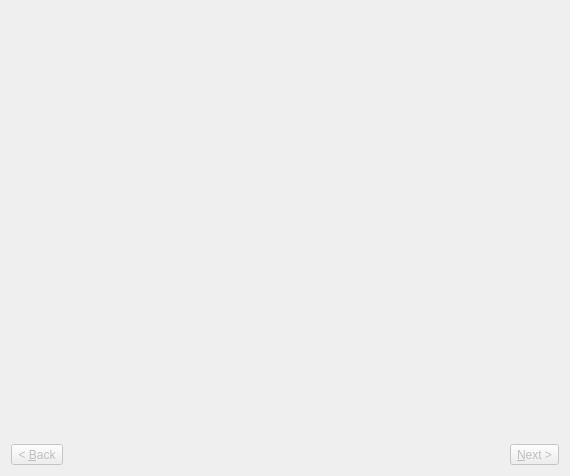
<?xml version="1.0" encoding="UTF-8"?>
<ui version="4.0">
 <class>Wizard</class>
 <widget class="QDialog" name="Wizard">
  <property name="geometry">
   <rect>
    <x>0</x>
    <y>0</y>
    <width>570</width>
    <height>476</height>
   </rect>
  </property>
  <property name="windowTitle">
   <string>Dialog</string>
  </property>
  <layout class="QVBoxLayout" name="verticalLayout">
   <item>
    <widget class="QStackedWidget" name="stackedWidget">
     <property name="currentIndex">
      <number>-1</number>
     </property>
    </widget>
   </item>
   <item>
    <layout class="QHBoxLayout" name="horizontalLayout">
     <item>
      <widget class="QToolButton" name="toolButton_back">
       <property name="enabled">
        <bool>false</bool>
       </property>
       <property name="text">
        <string>&lt; &amp;Back</string>
       </property>
      </widget>
     </item>
     <item>
      <spacer name="horizontalSpacer_2">
       <property name="orientation">
        <enum>Qt::Horizontal</enum>
       </property>
       <property name="sizeHint" stdset="0">
        <size>
         <width>40</width>
         <height>20</height>
        </size>
       </property>
      </spacer>
     </item>
     <item>
      <widget class="SetupWizard::Progress" name="progrss" native="true"/>
     </item>
     <item>
      <spacer name="horizontalSpacer">
       <property name="orientation">
        <enum>Qt::Horizontal</enum>
       </property>
       <property name="sizeHint" stdset="0">
        <size>
         <width>40</width>
         <height>20</height>
        </size>
       </property>
      </spacer>
     </item>
     <item>
      <widget class="QToolButton" name="toolButton_next">
       <property name="enabled">
        <bool>false</bool>
       </property>
       <property name="text">
        <string>&amp;Next &gt;</string>
       </property>
      </widget>
     </item>
    </layout>
   </item>
  </layout>
 </widget>
 <customwidgets>
  <customwidget>
   <class>SetupWizard::Progress</class>
   <extends>QWidget</extends>
   <header>progress.h</header>
   <container>1</container>
  </customwidget>
 </customwidgets>
 <resources/>
 <connections/>
</ui>
